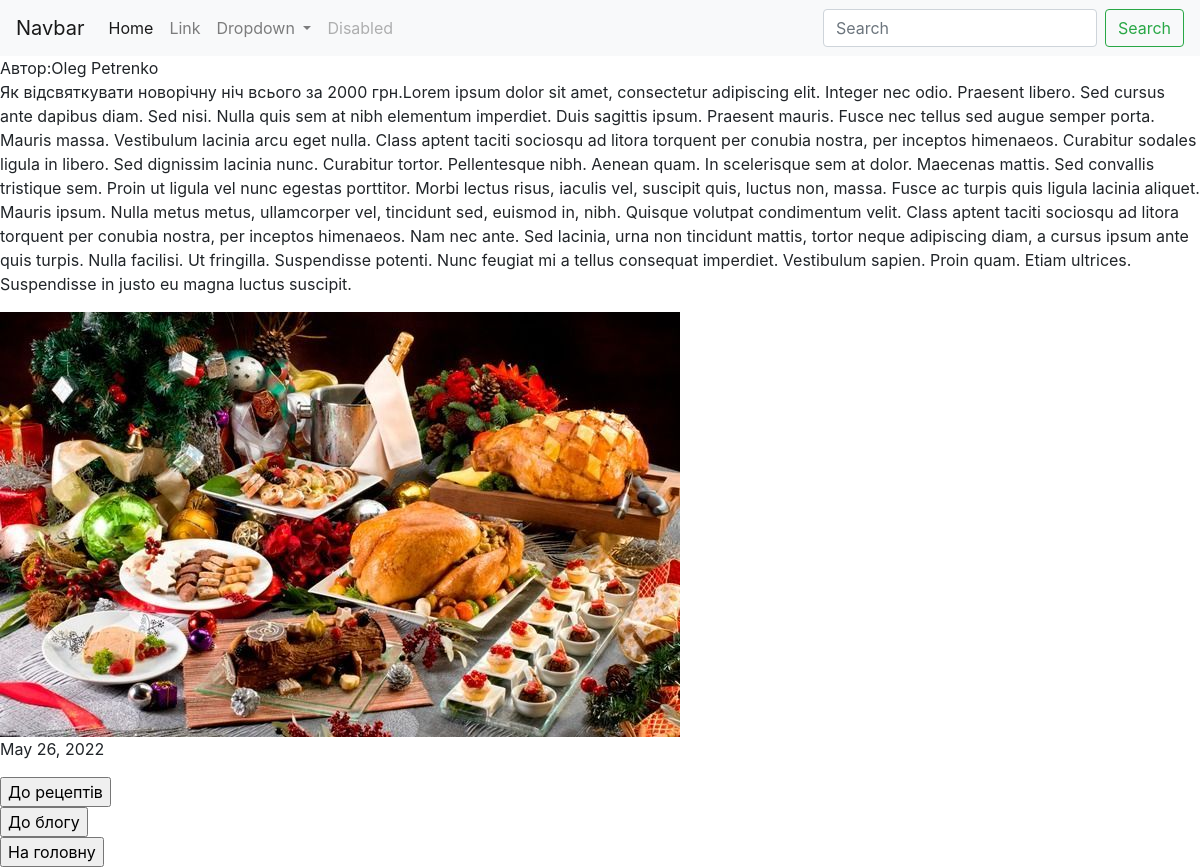
Page /blog/1/ on the committed database.
### blog/models.py (models this page shows, shortened)
class blog(models.Model):
    name=models.CharField(max_length=100)
    surname=models.CharField(max_length=100)
    title=models.CharField(max_length=100)
    text=models.TextField()
    image=models.ImageField(upload_to='blog/images/')
    date=models.DateField()

### blog/views.py (the view)
# urls.py: path('<int:blog_id>/', views.detail_blog,name='detail_blog'),
def detail_blog(request,blog_id):
    blog=get_object_or_404(Blog,pk=blog_id)
    return render(request,'blog/detail_blog.html',{'blog':blog})

### blog/templates/blog/detail_blog.html (shortened to what this page needs)
{% extends 'blog/base_templates.html' %}
{% block content %}
<div>
    Автор:{{ blog.name }} {{blog.surname}}<br>
    <p>{{blog.text}}</p>
    <img src="{{blog.image.url}}">
    <p>{{blog.date}}</p>
</div>
<form action="{% url 'recipe:all_recipes' %}">
    <input type="submit" value="До рецептів">
</form>
<form action="{% url 'blog:all_blog' %}">
    <input type="submit" value="До блогу">
</form>
<form action="{% url 'home' %}">
    <input type="submit" value="На головну">
</form>
{% endblock %}

### rows in the picture
blog: name "Oleg", surname "Petrenko", text "Як відсвяткувати новорічну ніч всього за 2000 грн.Lorem ipsum dolor sit amet, consectetur adipiscing elit. Integer nec odio. Praesent libero. Sed cursus ante dapibus diam. Sed nisi. Nulla quis sem at nibh elementum imperdiet. Duis sagittis ipsum. Praesent mauris. Fusce nec tellus sed augue semper porta. Mauris massa. Vestibulum lacinia arcu eget nulla. Class aptent taciti sociosqu ad litora torquent per conubia nostra, per inceptos himenaeos. Curabitur sodales ligula in libero. Sed dignissim lacinia nunc. Curabitur tortor. Pellentesque nibh. Aenean quam. In scelerisque sem at dolor. Maecenas mattis. Sed convallis tristique sem. Proin ut ligula vel nunc egestas porttitor. Morbi lectus risus,…", image (picture), date "May 26, 2022"
